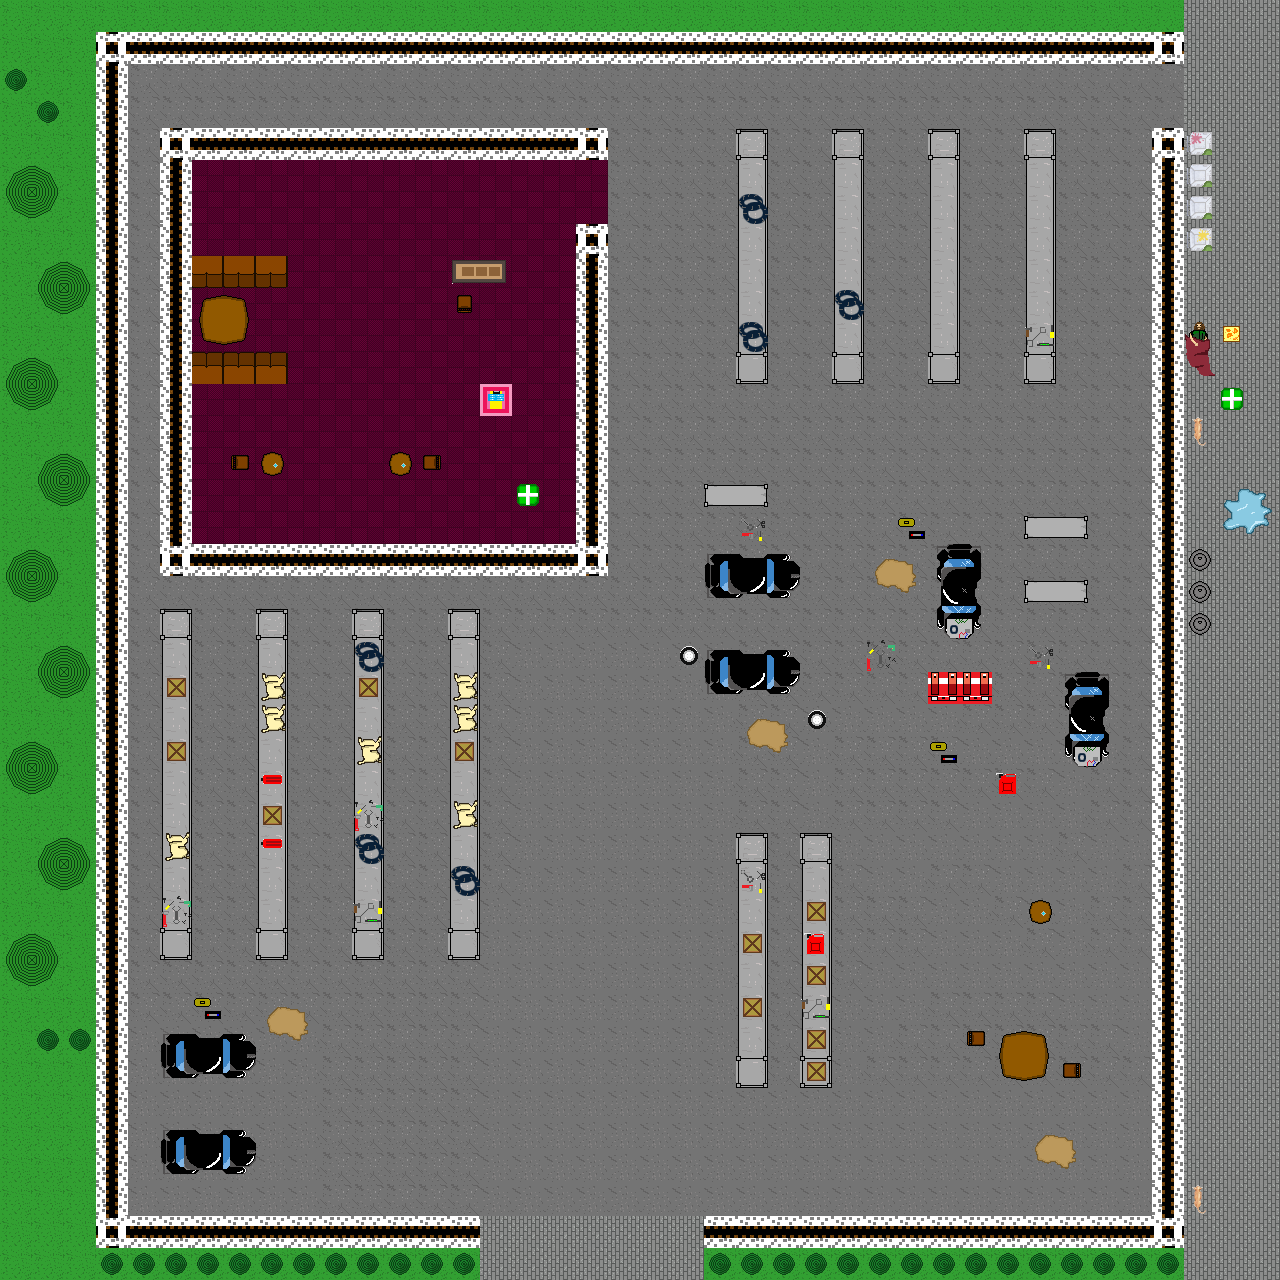

The image is a tile-based game level rendered from a .tmx file. Its description and source (layers, tilesets, objects; grid data summarised) follow:
An orthogonal 40x40 tile map with 32x32 px tiles, 3 tile layers (piso, pared, cosas encima).

<map version="1.0" orientation="orthogonal" renderorder="right-down" width="40" height="40" tilewidth="32" tileheight="32" nextobjectid="1">
 <tileset firstgid="1" name="props2" tilewidth="32" tileheight="32" tilecount="100" columns="10">
  <image source="../props2.png" width="320" height="320" />
  <tile id="2">
   <properties>
    <property name="tipo" value="ladrillo" />
   </properties>
  </tile>
  <tile id="3">
   <properties>
    <property name="tipo" value="ladrillo" />
   </properties>
  </tile>
  <tile id="4">
   <properties>
    <property name="tipo" value="ladrillo" />
   </properties>
  </tile>
  <tile id="5">
   <properties>
    <property name="tipo" value="ladrillo" />
   </properties>
  </tile>
  <tile id="12">
   <properties>
    <property name="tipo" value="ladrillo" />
   </properties>
  </tile>
  <tile id="13">
   <properties>
    <property name="tipo" value="ladrillo" />
   </properties>
  </tile>
  <tile id="15">
   <properties>
    <property name="tipo" value="ladrillo" />
   </properties>
  </tile>
  <tile id="20">
   <properties>
    <property name="tipo" value="ladrillo" />
   </properties>
  </tile>
  <tile id="21">
   <properties>
    <property name="tipo" value="ladrillo" />
   </properties>
  </tile>
  <tile id="22">
   <properties>
    <property name="tipo" value="ladrillo" />
   </properties>
  </tile>
  <tile id="23">
   <properties>
    <property name="tipo" value="vida" />
   </properties>
  </tile>
  <tile id="24">
   <properties>
    <property name="tipo" value="ladrillo" />
   </properties>
  </tile>
  <tile id="25">
   <properties>
    <property name="tipo" value="ladrillo" />
   </properties>
  </tile>
  <tile id="30">
   <properties>
    <property name="tipo" value="ladrillo" />
   </properties>
  </tile>
  <tile id="31">
   <properties>
    <property name="tipo" value="ladrillo" />
   </properties>
  </tile>
  <tile id="32">
   <properties>
    <property name="tipo" value="ladrillo" />
   </properties>
  </tile>
  <tile id="33">
   <properties>
    <property name="tipo" value="ladrillo" />
   </properties>
  </tile>
  <tile id="34">
   <properties>
    <property name="tipo" value="ladrillo" />
   </properties>
  </tile>
  <tile id="39">
   <properties>
    <property name="tipo" value="ladrillo" />
   </properties>
  </tile>
  <tile id="40">
   <properties>
    <property name="tipo" value="ladrillo" />
   </properties>
  </tile>
  <tile id="41">
   <properties>
    <property name="tipo" value="ladrillo" />
   </properties>
  </tile>
  <tile id="42">
   <properties>
    <property name="tipo" value="ladrillo" />
   </properties>
  </tile>
  <tile id="44">
   <properties>
    <property name="tipo" value="ladrillo" />
   </properties>
  </tile>
  <tile id="46">
   <properties>
    <property name="tipo" value="ladrillo" />
   </properties>
  </tile>
  <tile id="47">
   <properties>
    <property name="tipo" value="ladrillo" />
   </properties>
  </tile>
  <tile id="49">
   <properties>
    <property name="tipo" value="ladrillo" />
   </properties>
  </tile>
  <tile id="50">
   <properties>
    <property name="tipo" value="ladrillo" />
   </properties>
  </tile>
  <tile id="51">
   <properties>
    <property name="tipo" value="ladrillo" />
   </properties>
  </tile>
  <tile id="52">
   <properties>
    <property name="tipo" value="ladrillo" />
   </properties>
  </tile>
  <tile id="53">
   <properties>
    <property name="tipo" value="ladrillo" />
   </properties>
  </tile>
  <tile id="56">
   <properties>
    <property name="tipo" value="ladrillo" />
   </properties>
  </tile>
  <tile id="57">
   <properties>
    <property name="tipo" value="ladrillo" />
   </properties>
  </tile>
  <tile id="58">
   <properties>
    <property name="tipo" value="ladrillo" />
   </properties>
  </tile>
  <tile id="59">
   <properties>
    <property name="tipo" value="ladrillo" />
   </properties>
  </tile>
  <tile id="60">
   <properties>
    <property name="tipo" value="ladrillo" />
   </properties>
  </tile>
  <tile id="61">
   <properties>
    <property name="tipo" value="ladrillo" />
   </properties>
  </tile>
  <tile id="62">
   <properties>
    <property name="tipo" value="ladrillo" />
   </properties>
  </tile>
  <tile id="63">
   <properties>
    <property name="tipo" value="ladrillo" />
   </properties>
  </tile>
  <tile id="67">
   <properties>
    <property name="tipo" value="ladrillo" />
   </properties>
  </tile>
  <tile id="68">
   <properties>
    <property name="tipo" value="ladrillo" />
   </properties>
  </tile>
  <tile id="69">
   <properties>
    <property name="tipo" value="ladrillo" />
   </properties>
  </tile>
  <tile id="70">
   <properties>
    <property name="tipo" value="ladrillo" />
   </properties>
  </tile>
  <tile id="71">
   <properties>
    <property name="tipo" value="ladrillo" />
   </properties>
  </tile>
  <tile id="72">
   <properties>
    <property name="tipo" value="ladrillo" />
   </properties>
  </tile>
  <tile id="73">
   <properties>
    <property name="tipo" value="ladrillo" />
   </properties>
  </tile>
  <tile id="77">
   <properties>
    <property name="tipo" value="ladrillo" />
   </properties>
  </tile>
  <tile id="78">
   <properties>
    <property name="tipo" value="ladrillo" />
   </properties>
  </tile>
  <tile id="79">
   <properties>
    <property name="tipo" value="ladrillo" />
   </properties>
  </tile>
  <tile id="80">
   <properties>
    <property name="tipo" value="ladrillo" />
   </properties>
  </tile>
  <tile id="81">
   <properties>
    <property name="tipo" value="ladrillo" />
   </properties>
  </tile>
  <tile id="82">
   <properties>
    <property name="tipo" value="ladrillo" />
   </properties>
  </tile>
  <tile id="83">
   <properties>
    <property name="tipo" value="ladrillo" />
   </properties>
  </tile>
  <tile id="84">
   <properties>
    <property name="tipo" value="ladrillo" />
   </properties>
  </tile>
  <tile id="85">
   <properties>
    <property name="tipo" value="ladrillo" />
   </properties>
  </tile>
  <tile id="86">
   <properties>
    <property name="tipo" value="ladrillo" />
   </properties>
  </tile>
  <tile id="87">
   <properties>
    <property name="tipo" value="ladrillo" />
   </properties>
  </tile>
  <tile id="88">
   <properties>
    <property name="tipo" value="ladrillo" />
   </properties>
  </tile>
  <tile id="89">
   <properties>
    <property name="tipo" value="ladrillo" />
   </properties>
  </tile>
  <tile id="97">
   <properties>
    <property name="tipo" value="ladrillo" />
   </properties>
  </tile>
  <tile id="98">
   <properties>
    <property name="tipo" value="ladrillo" />
   </properties>
  </tile>
  <tile id="99">
   <properties>
    <property name="tipo" value="ladrillo" />
   </properties>
  </tile>
 </tileset>
 <layer name="piso" width="40" height="40">
  <data>[1600 cells, 1600 non-empty, 5 distinct tile ids]</data>
 </layer>
 <layer name="pared" width="40" height="40">
  <data>[1600 cells, 444 non-empty, 61 distinct tile ids]</data>
 </layer>
 <layer name="cosas encima" width="40" height="40">
  <data>[1600 cells, 41 non-empty, 14 distinct tile ids]</data>
 </layer>
</map>